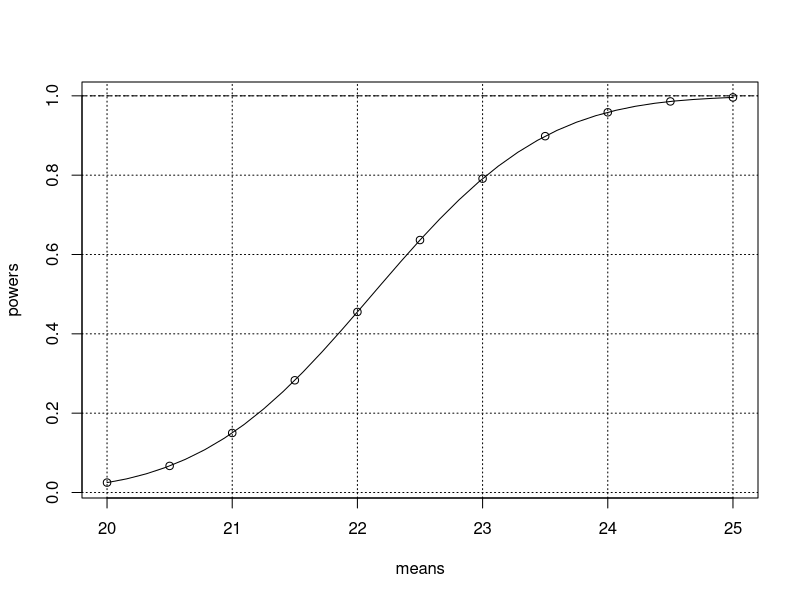

Source code (R):
#sample to compute power of any true mean
mypower=function(true.mean){
  pp=power.t.test(n=38,delta=true.mean-20,sd=6.5,type="one.sample")
  pp$power
}
  

#vector of range of true means to be evaluated
means=seq(from=20,to=25,by=0.5)

#apply mypower function to vector of means
powers=sapply(means,mypower)

#produce table of means and respective powers
cbind(means,powers)

#plot power curve. Gives chance of correctly rejecting null hypothesis for range of true means for given sample size
plot(means,powers)
lines(spline(means,powers))
abline(h=1,lty=2)
grid(col="black")